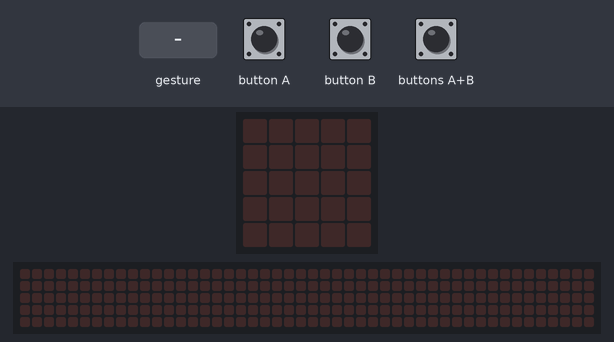
This program was run on a simulated BBC micro:bit (MakeCode). Parts: the board's 5×5 LED display, a strip that is not on the board, showing the scrolling text unrolled. The inputs (shaded band) are chosen by the test bench. A tilt is held for 1.5 s and a shake lasts 1 s, then the board lies face up again; the 48×5 strip is a reading aid, not a part: it shows the text the display is scrolling, unrolled, one strip-width of it at a time.

Above: at 1.2 s.
1.3 s: gesture 'shake'
At 2.3 s:
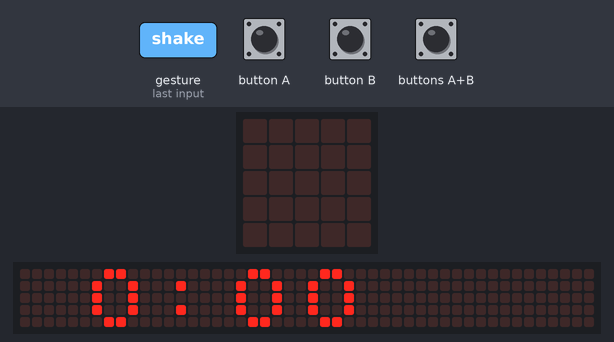
At 2.66 s:
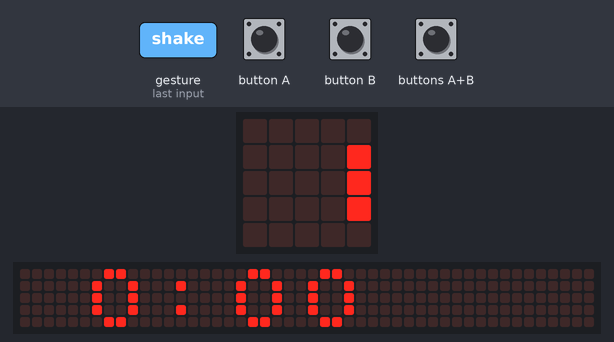
Timing chart, 0 to 4.3 s (numbered marks = the images above; inputs shaded):
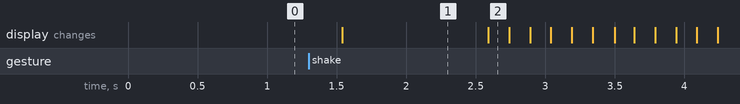

The program:

main.ts
```typescript
// 手动增加小时
input.onButtonPressed(Button.A, function () {
    if (hours < 23) {
        minutes += 1
    } else {
        hours = 0
    }
})
input.onGesture(Gesture.Shake, function () {
    // adjust
    // 调整后的小时数
    // 比如，把20点改成8点，“8”就是adjust
    adjust = hours
    // 判断显示模式，是24小时还是12小时模式
    if (ampm) {
        // 将24小时模式的小时数，转换成12小时模式
        if (hours > 12) {
            adjust = hours - 12
        } else {
            if (hours == 0) {
                adjust = 12
            }
        }
    }
    // 举例：
    // 20:35
    // ->
    // 8:35
    //
    // 35 除以 10 的floor是 3
    // 35 除以 10 的余数是 5
    // 3和5组合字符串35
    time = " " + adjust
    time = "" + time + ":"
    time = "" + time + Math.floor(minutes / 10)
    time = "" + time + minutes % 10
    // 8:35 PM
    if (ampm) {
        if (hours > 11) {
            time = "" + time + "PM"
        } else {
            time = "" + time + "AM"
        }
    }
})
// 切换显示模式：
// 12小时或
// 24小时
input.onButtonPressed(Button.AB, function () {
    ampm = !(ampm)
})
// 手动增加分钟
input.onButtonPressed(Button.B, function () {
    if (minutes < 59) {
        minutes += 1
    } else {
        minutes = 0
    }
})
let hours = 0
let minutes = 0
let adjust = 0
let time = ""
let ampm = false
// 显示am早上，pm下午吗？
// 还是显示24小时的模式，默认是24小时模式
ampm = false
// 时间变量time，使用字符串类型
time = ""
// adjust
// 调整后的小时数
// 比如，把20点改成8点，“8”就是adjust；
// 具体逻辑参照“当振动时”
// -----------------------------
// 实际上课中：
// 教师可以把模式切换去掉
// 只用24小时的显示模式，根据具体情况来讲解。
adjust = 0
// 分钟变量
minutes = 0
// 小时变量
hours = 0
basic.forever(function () {
    // 每过60秒
    basic.pause(60000)
    // 判断分钟，到59的时候可以继续加1分钟；
    // 否则（满60分钟，即61的时候），分钟归零
    if (minutes < 59) {
        minutes += 1
    } else {
        // 分钟归零后，判断小时，原理和分钟一样，满24后，归零凌晨时间
        minutes = 0
        if (hours < 23) {
            minutes += 1
        } else {
            hours = 0
        }
    }
})
basic.forever(function () {
    basic.showString(time)
})
```

test.ts
```typescript
// 在此处测试；当此软件包作为插件使用时，将不会编译此软件包。
```

Measured:
- after the input at 1.3 s, the display: changes after 0.24 s (image 1)
- what the display in image 1 shows lasts 1.1 s, from 1.5 s to 2.6 s
